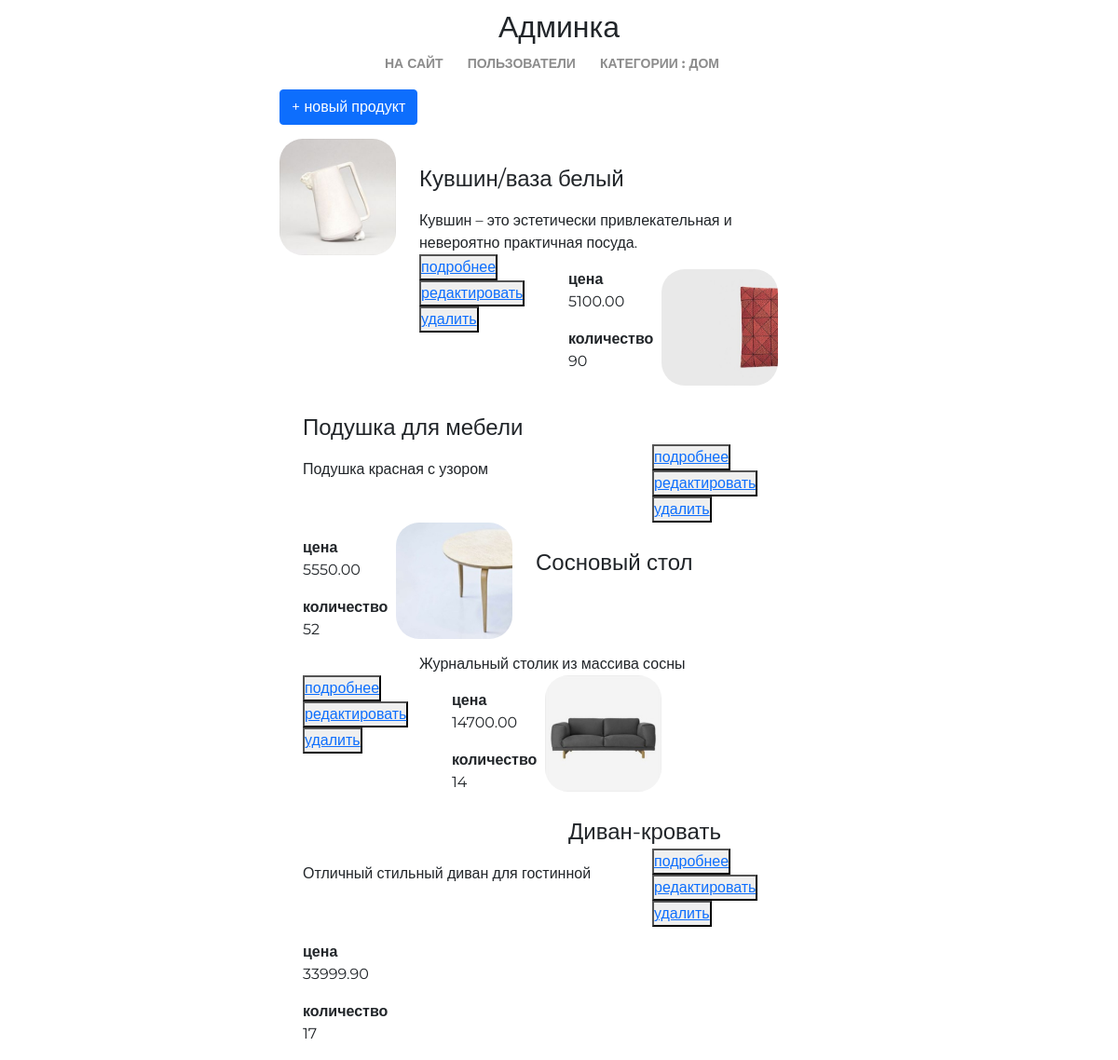
/my/admin/category/7/products/ (signed in), run on the app's committed database.
### mainapp/models.py (models this page shows, shortened)
class ProductCategory(models.Model):
    name = models.CharField(
        'имя',
        max_length=64,
        unique=True,
    )
    description = models.TextField(
        'описание',
        blank=True,
    )
    created = models.DateTimeField(auto_now_add=True)
    updated = models.DateTimeField(auto_now=True)
    is_active = models.BooleanField('активность', default=True)
    class Meta:
        verbose_name = 'категория продукта'
        verbose_name_plural = 'категории продукта'
        ordering = ['name']

class Product(models.Model):
    category = models.ForeignKey(ProductCategory, on_delete=models.CASCADE,)
    name = models.CharField('имя', max_length=128,)
    image = models.ImageField(upload_to='product_img', blank=True,)
    short_desc = models.CharField(
        'краткое описание',
        max_length=256,
        blank=True,
    )
    description = models.CharField(
        'описание',
        max_length=500,
        blank=True,
    )
    price = models.DecimalField(
        'цена продукта',
        max_digits=8,
        decimal_places=2,
        default=0,
    )
    quantity = models.PositiveIntegerField('количество товара на складе', default=0,)
    is_active = models.BooleanField('активность', default=True)
    class Meta:
        verbose_name = 'продукт'
        verbose_name_plural = 'продукты'
        ordering = ['price']

### adminapp/views.py (the view)
# urls.py: path('category/<int:pk>/products/', adminapp.category_products, name='category_products'),
@user_passes_test(lambda user: user.is_superuser)
def category_products(request, pk):
    category = get_object_or_404(ProductCategory, pk=pk)
    object_list = category.product_set.all()
    context = {
        'page_title': f'категория {category.name}/продукты',
        'category': category,
        'object_list': object_list,
    }
    return render(request, 'mainapp/category_product_list.html', context)

### mainapp/context_processors.py (called while the page is built)
def categories(request):
    return {
        'categories': ProductCategory.objects.filter(is_active=True)
    }

### mainapp/templatetags/my_tags.py (called while the page is built)
def media_folder_products(string):
    if not string:
        string = 'products_img/default.jpg'
    return f'{settings.MEDIA_URL}{string}'

### adminapp/templates/mainapp/category_product_list.html
{% extends 'adminapp/base.html' %}
{% load static %}
{% load my_tags %}
{% block container %}
 <div class="product_list mx-auto col-6">
   <a class="new_product btn btn-primary"
   href="{% url 'my_admin:category_product_create' category.pk %}">+ новый продукт</a>
   {% for object in object_list %}
   <div class="product_record {% if not object.is_active %}not_active{% endif %}">
     <img src="{{ object.image|media_folder_products }}" alt="img">
     <div class="product_name">
       {{ object.name|capfirst }}
     </div>
     <div class="product_desc">
       {{ object.short_desc|capfirst }}
     </div>
     <div class="product_actions">
       <button>
         <a href="{% url 'my_admin:product_view' pk=object.pk %}">подробнее</a>
       </button>
       <button>
         <a href="">редактировать</a>
       </button>
       <button>
         <a href="">удалить</a>
       </button>
     </div>
     <div class="summary">
       <b>цена</b>
       <p>{{ object.price }}</p>
       <b>количество</b>
       <p>{{ object.quantity }}</p>
     </div>
   </div>
   {% endfor %}
 </div>
{% endblock %}

### adminapp/templates/adminapp/includes/inc__menu.html
<div class="col-4 mx-auto">
    <div class="row">
        <ul class="menu">
            <li>
                <a href="{% url 'index' %}">на сайт</a>
            </li>
            <li>
                <a href="{% url 'my_admin:index' %}">пользователи</a>
            </li>
            <li>
                <a href="{% url 'my_admin:categories' %}">категории
                    {% if category %}: {{ category.name }} {% endif %}
                </a>
            </li>
        </ul>
    </div>
</div>

### geekshop/static/style.css (style rules this page uses)
* { margin: 0; padding: 0; }
body { font-family: 'Montserrat', sans-serif; }
html, body { height: 100%; }
.product_record { height: 125px; margin: 15px auto; position: relative; }
.product_record .product_name { display: block; float: left; margin-top: 25px; margin-left: 25px; width: 250px; font-size: 150%; }
.product_record .product_actions { display: block; float: left; margin-top: 0px; margin-left: 25px; width: 135px; }
.product_record .product_desc { display: block; float: left; margin-top: 15px; margin-left: 25px; width: 350px; }
.product_record .summary { display: block; float: left; margin-top: 15px; margin-left: 25px; width: 100px; }
.product_record img { display: block; float: left; height: 125px; width: 125px; border-radius: 25px; }
.admin_menu ul.menu { display: block; float: none; width: 550px; height: 50px; margin: auto; color: #555; }
.menu { list-style-type: none; margin-top: 67px; float: right; }
.menu li { float: left; }
.menu a { color: #8c8c8c; font-size: 14px; font-weight: 700; text-align: right; text-transform: uppercase; text-decoration: none; padding: 10px 13px; }

### data on the page
ProductCategory: name "ДОМ"
Product: image|media_folder_products (picture), name "Кувшин/ваза белый", short_desc "Кувшин – это эстетически привлекательная и невероятно практичная посуда.", price "5100.00", quantity "90"
Product: image|media_folder_products (picture), name "Подушка для мебели", short_desc "Подушка красная с узором", price "5550.00", quantity "52"
Product: image|media_folder_products (picture), name "Сосновый стол", short_desc "Журнальный столик из массива сосны", price "14700.00", quantity "14"
Product: image|media_folder_products (picture), name "Диван-кровать", short_desc "Отличный стильный диван для гостинной", price "33999.90", quantity "17"
